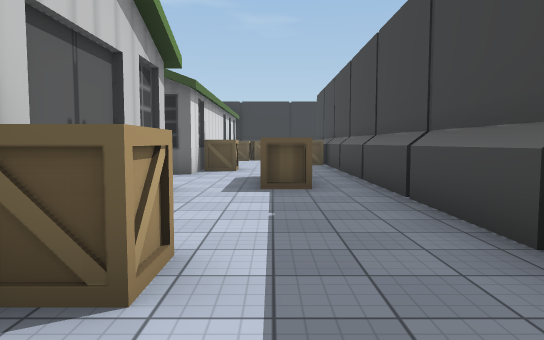
view 1 (above)

24 first-person views from a walk through a scene from a Unity 3-D project. The camera is 1.4 m above the floor, tilts 4° down and sees 70° across. The floor is counted in squares, 2 m on a side. Each view is taken from the middle of a square. On the plan, view 1 faces up. The plan holds only what a view shows up to about 11 squares ahead; the rest is blank. The place goes on beyond the plan. Some animated figures are left out. Some surface patterns are stand-ins.

view 2
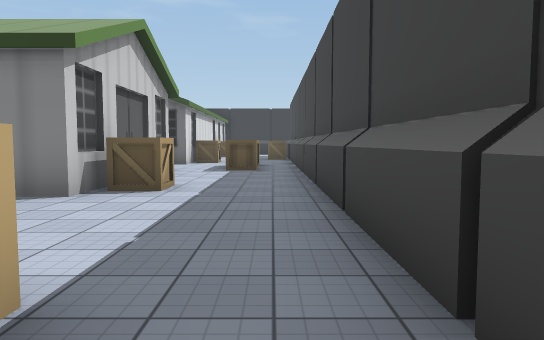

view 3
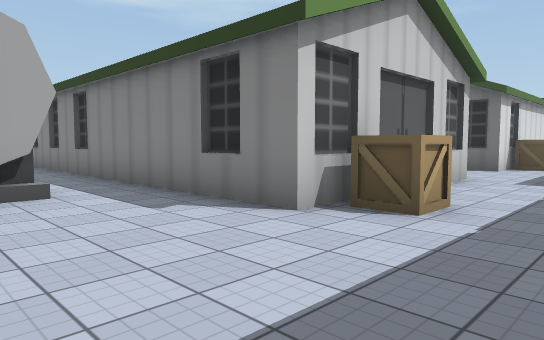

view 4
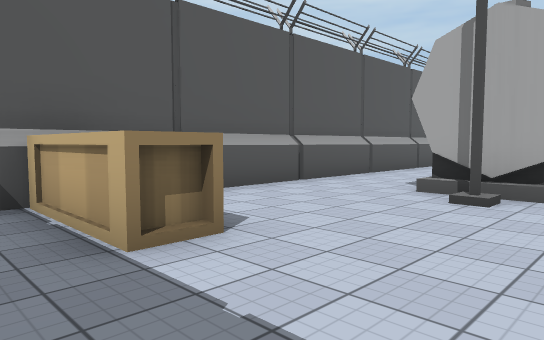

view 5
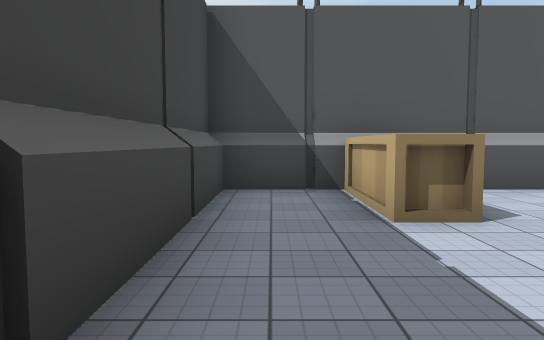

view 6
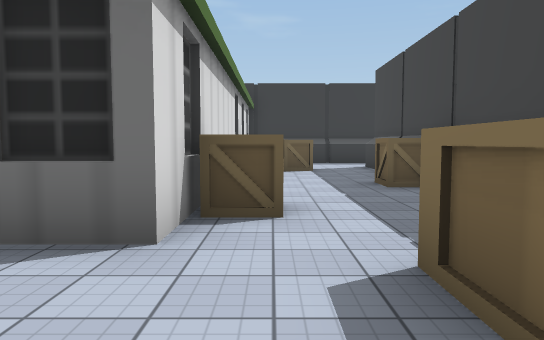

view 7
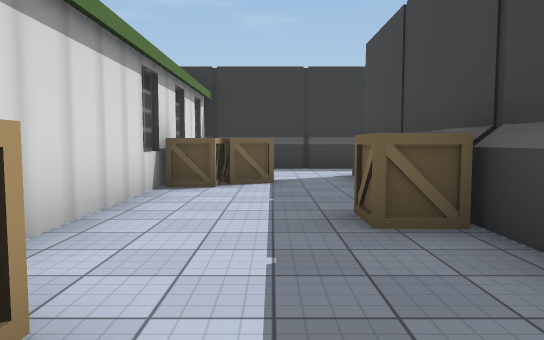

view 8
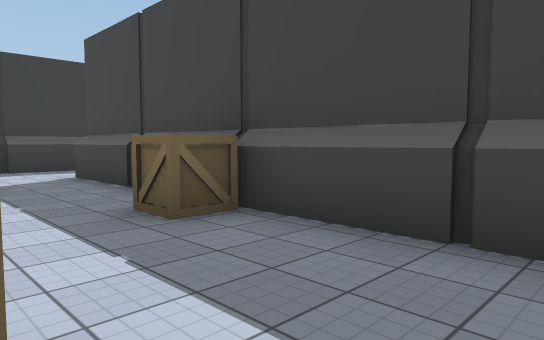

view 9
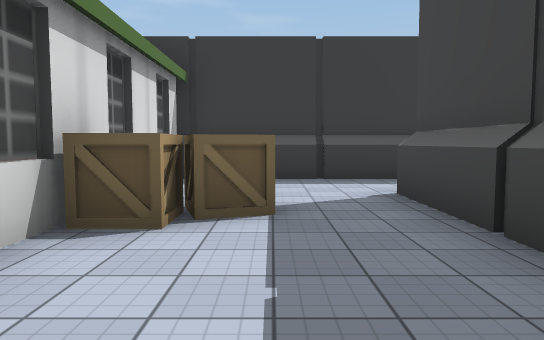

view 10
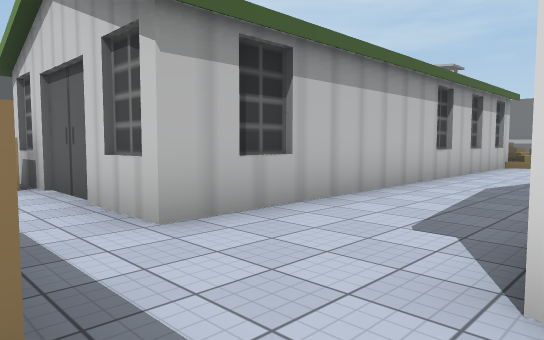

view 11
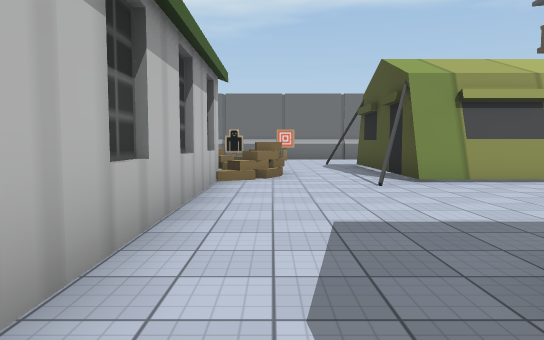

view 12
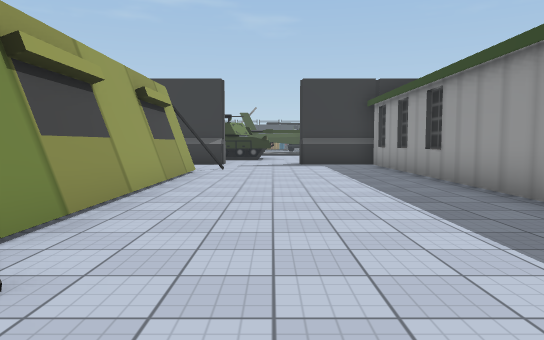

view 13
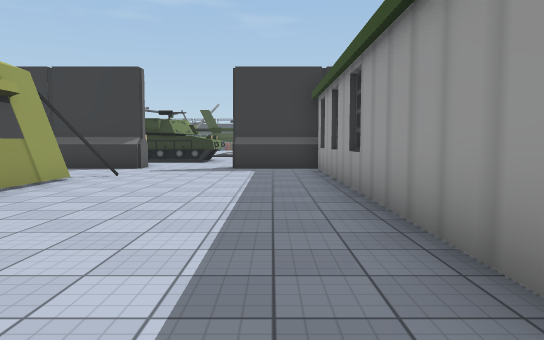

view 14
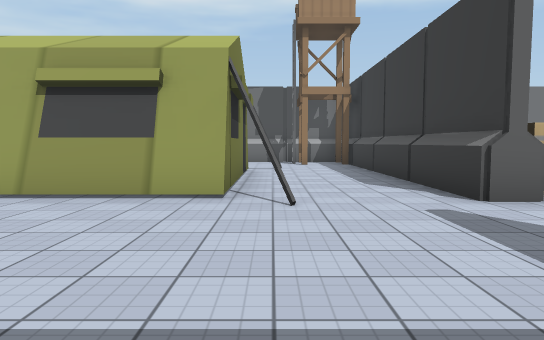

view 15
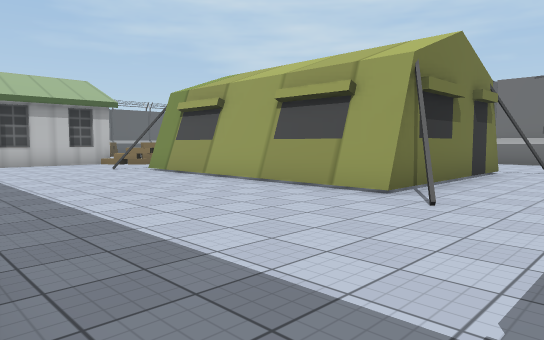

view 16
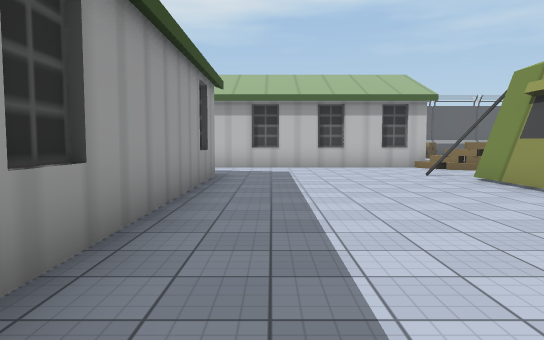

view 17
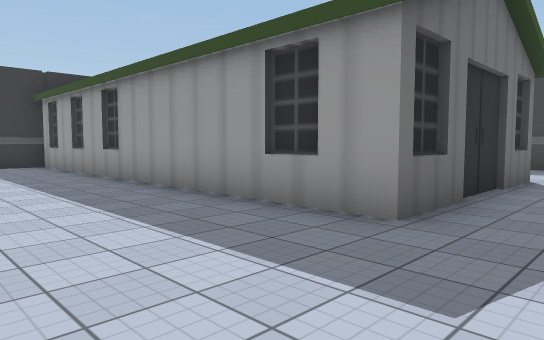

view 18
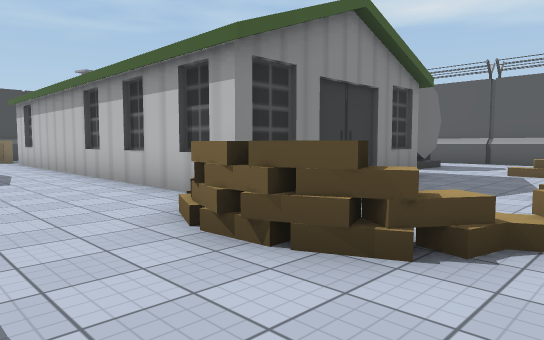

view 19
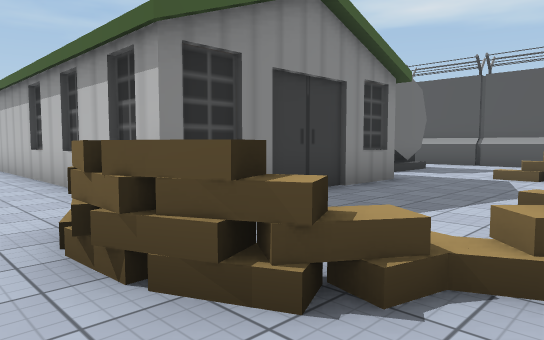

view 20
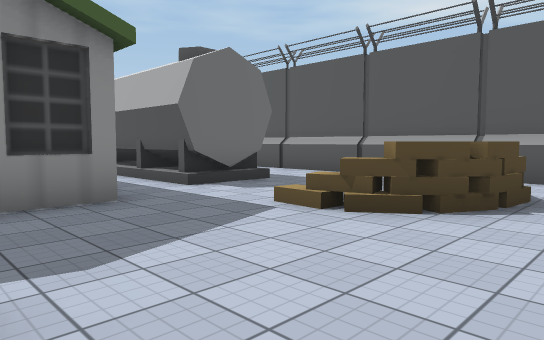

view 21
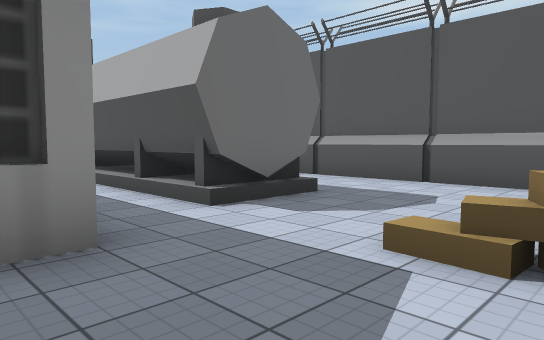

view 22
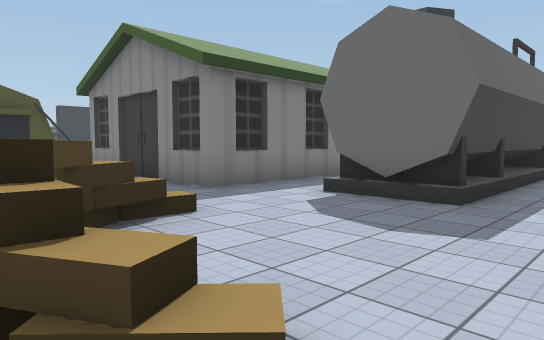

view 23
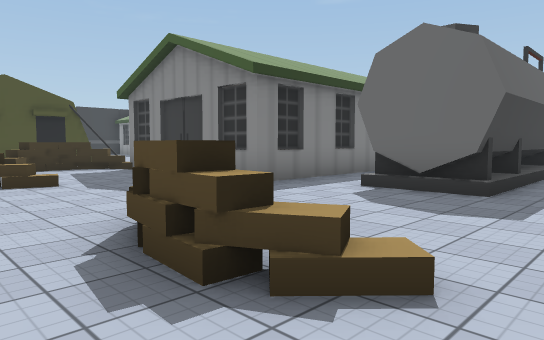

view 24
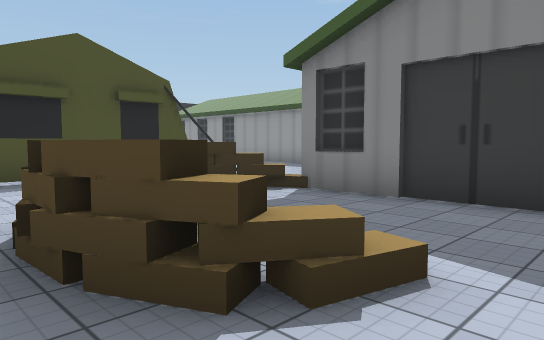

### Floor plan
Points are (right, up) in squares from view 1. A wall is a line through its corners. A room is listed if a view was taken in it or the views show most of it. See-through windows are left out.
Room 1 (views 1, 2, 3, 4, 5, 6, 7, 8, 9, 10)
walls: (-1.8, 6) (-1.8, 1) (-4.5, 1); (-4.4, -0.6) (-4.4, -2.4); (-4.7, -0.6) (-4.7, -2.4); (1.7, 14.4) (1.7, 17.4); (-0.1, -4.8) (1.7, -4.8) (1.7, 12.4); (-3.6, -4.8) (-2.1, -4.8); (-1.8, 18) (-1.8, 8.6); (2.5, 19.5) (0, 19.5)
ways out: opening at (-1.5, 7.5) to room 2; opening at (-4.7, -2.3) to room 3; opening at (2, 18.5)
objects: other object (-1, -4) to (0, -3); other object (-1, 2); other object (-1, 10); other object (-1, 15); other object (-1, 16) to (0, 16); other object (0, 6) to (0, 8); other object (1, 12) to (1, 13)
Room 2 (views 11, 12, 13, 14, 15, 16, 17)
walls: (-11.9, 9.2) (-11.4, 8.8); (-11.4, 17.2) (-11.9, 16.8); (-12.4, 19.5) (-14, 19.5); (-11.4, 6) (-1.8, 6); (-14.1, 19.5) (-16.5, 19.5); (-1.8, 8.6) (-6.8, 8.6) (-6.8, 19.5) (-9.1, 19.5); (-17, 16.4) (-12, 16.4) (-12, 9.6); (-17.4, 17.3) (-16.8, 16.8); (-16.6, 19.5) (-17.5, 19.5)
ways out: opening at (-1.5, 7.5) to room 1; opening at (-12, 7.5) to room 3
objects: other object (-12, 20)
Room 3 (views 18, 19, 20, 21, 22, 23, 24)
walls: (-11.4, -2.3) (-11.4, -0.7); (-15.8, -4.8) (-3.6, -4.8); (-6.5, -2.3) (-11.2, -2.3) (-11.2, -0.7) (-7.8, -0.7); (-6.5, -2.5) (-11.2, -2.5); (-4.5, 1) (-12.4, 1) (-12.4, 6) (-11.4, 6); (-12, 9.6) (-16.1, 9.6)
ways out: opening at (-4.7, -2.3) to room 1; opening at (-12, 7.5) to room 2
objects: other object (-16, 4) to (-16, 5); other object (-15, -1); other object (-14, 7) to (-13, 7)

Where each view was taken, in squares from view 1:
view 1: 0 up, 0 right, facing up
view 2: 4 down, 1 right, facing up
view 3: 2 down, 1 right, facing up-left
view 4: 0 up, 1 right, facing down-left
view 5: 1 up, 1 right, facing down
view 6: 6 up, 1 left, facing up
view 7: 9 up, 0 right, facing up
view 8: 9 up, 1 left, facing up-right
view 9: 12 up, 0 right, facing up
view 10: 9 up, 0 right, facing down-left
view 11: 7 up, 5 left, facing left
view 12: 7 up, 10 left, facing up
view 13: 9 up, 8 left, facing up
view 14: 17 up, 7 left, facing left
view 15: 19 up, 7 left, facing down-left
view 16: 17 up, 8 left, facing down
view 17: 7 up, 10 left, facing up-right
view 18: 9 up, 16 left, facing down-right
view 19: 8 up, 16 left, facing down-right
view 20: 3 up, 17 left, facing down-right
view 21: 2 up, 15 left, facing down-right
view 22: 4 down, 16 left, facing up-right
view 23: 4 down, 17 left, facing up-right
view 24: 2 up, 17 left, facing up-right
